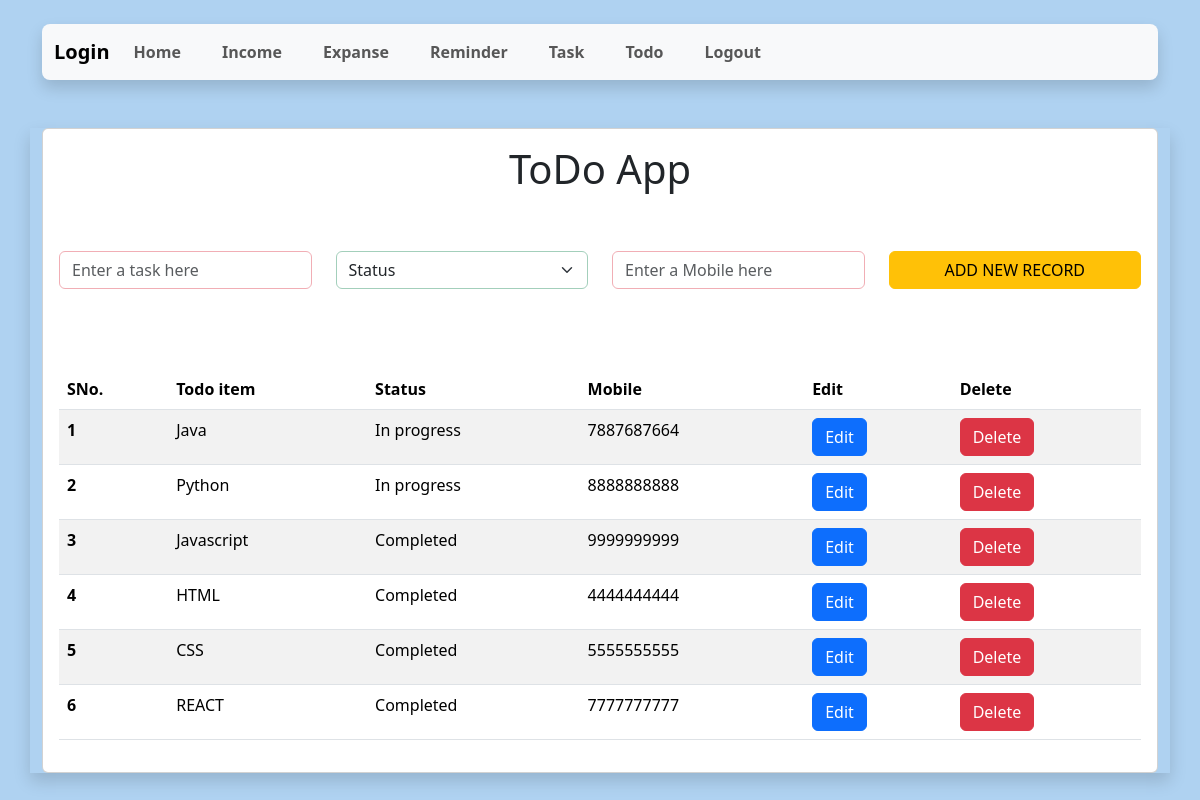
Screenshot of /todo.php (signed in) with the database file from the repository.
### tables this page shows
CREATE TABLE `lists` (
  `todo_id` int(11) NOT NULL,
  `todo_text` varchar(20) NOT NULL,
  `todo_status` varchar(20) NOT NULL,
  `todo_mobile` varchar(10) NOT NULL
);

### todo.php (the view, shortened to what this page needs)
<?php
include("session.php");
if (isset($_GET['todo_id']))
    $todo_id = $_GET['todo_id'];
else
    $todo_id = 0;
if ($todo_id > 0) {
    $sql = "select * from lists where todo_id = '$todo_id'";
    $res = mysqli_query($conn, $sql);
    $row = mysqli_fetch_array($res);
    $todo_text = $row['todo_text'];
    $todo_status = $row['todo_status'];
    $todo_mobile = $row['todo_mobile'];
    $btnvalue = "UPDATE RECORD";
} else {
    $btnvalue = "ADD NEW RECORD";
    $todo_text = "";
    $todo_mobile = "";
}
?>
<!DOCTYPE html>
<html lang="en">
<head>
    <link href="https://cdn.jsdelivr.net/npm/bootstrap@5.3.2/dist/css/bootstrap.min.css" rel="stylesheet">
</head>
<body>
    <?php include("header.php"); ?>
    <div class="container d-flex justify-content-center align-content-center mt-5 border-radius-rounded shadow">
        <div class="card w-100">
            <div class="card-body">
                <div class="row">
                    <div class="col-lg-12 col-sm-12">
                        <h1 class="">ToDo App</h1>
                    </div>
                </div>
                <form id="myForm" action="" method="post">
                    <div class="row justify-content-center">
                        <div class="col-lg-3 col-sm-3">
                            <input type="text" id="text" name="todo_text" class="form-control border-danger-subtle " placeholder="Enter a task here" value="<?php echo $todo_text; ?>" />
                        </div>
                        <div class="col-lg-3 col-sm-3">
                            <select class="form-select w-20 border-success-subtle" id="status" name="todo_status" aria-label="Default select example">
                                <option value="" selected>Status</option>
                            </select>
                        </div>
                        <div class="col-lg-3 col-sm-3">
                            <input type="text" id="todo_mobile" name="todo_mobile" class="form-control border-danger-subtle " placeholder="Enter a Mobile here" value="<?php echo $todo_mobile; ?>" />
                        </div>
                        <div class="col-lg-3 col-sm-3">
                            <input type="submit" class="btn btn-warning w-100" value="<?php echo $btnvalue ?>">
                        </div>
                    </div>
                </form>
                <div class="tab-content">
                    <table class="table table-striped">
                        <thead>
                            <tr>
                                <th scope="col">SNo.</th>
                                <th scope="col">Todo item</th>
                                <th scope="col">Status</th>
                                <th scope="col">Mobile</th>
                                <th scope="col">Edit</th>
                                <th scope="col">Delete</th>
                            </tr>
                        </thead>
                        <tbody>
                            <?php
                            $sql = "SELECT * FROM `lists`";
                            $result = mysqli_query($conn, $sql);
                            $todo_id = 0;
                            while ($row = mysqli_fetch_assoc($result)) {
                                $todo_id = $todo_id + 1;
                                echo "<tr>
                                <th scope='row'>" . $todo_id . "</th>
                                <td>" . $row["todo_text"] . "</td>
                                <td>" . $row["todo_status"] . "</td>
                                <td>" . $row["todo_mobile"] . "</td>
                                <td> <a href='todo.php?todo_id=$row[todo_id]' class='btn btn-primary'>Edit</a></td>
                               <td><a type='button' class='btn btn-danger' onclick='delete_record($row[todo_id]);'>Delete</a></td>
                            </tr>
                            ";
                            }
                            ?>
                        </tbody>
                    </table>
                </div>
            </div>
        </div>
    </div>
</body>
</html>

### header.php (shortened to what this page needs)
<div class="container mb-4 mt-4">
    <nav class="navbar navbar-expand-lg bg-body-tertiary shadow rounded-3">
        <div class="container-fluid">
            <a class="navbar-brand fw-bold" href="./index.php">Login</a>
            <div class="collapse navbar-collapse" id="navbarNav">
                <ul class="navbar-nav">
                    <li class="nav-item">
                        <a class="nav-link  fw-bold" aria-current="page" href="./home.php">Home</a>
                    </li>
                    <li class="nav-item">
                        <a class="nav-link fw-bold" href="./income.php">Income</a>
                    </li>
                    <li class="nav-item">
                        <a class="nav-link fw-bold" href="./expanse.php">Expanse</a>
                    </li>
                    <li class="nav-item">
                        <a class="nav-link fw-bold" href="./reminder.php">Reminder</a>
                    </li>
                    <li class="nav-item">
                        <a class="nav-link fw-bold" href="./task.php">Task</a>
                    </li>
                    <li class="nav-item">
                        <a class="nav-link fw-bold" href="./todo.php">Todo</a>
                    </li>
                    <li class="nav-item">
                        <a class="nav-link fw-bold" href="./logout.php">Logout</a>
                    </li>
                </ul>
            </div>
        </div>
    </nav>
</div>

### todo.php (style rules this page uses)
* { margin: 0; padding: 0; }
body { background-color: rgb(175, 210, 241); }
h1 { text-align: center; padding-bottom: 50px; }
.tab-content { margin-top: 80px; }
ul { gap: 25px; }

### rows the page displays
lists: todo_text "Java", todo_status "In progress", todo_mobile "7887687664"
lists: todo_text "Python", todo_status "In progress", todo_mobile "8888888888"
lists: todo_text "Javascript", todo_status "Completed", todo_mobile "9999999999"
lists: todo_text "HTML", todo_status "Completed", todo_mobile "4444444444"
lists: todo_text "CSS", todo_status "Completed", todo_mobile "5555555555"
lists: todo_text "REACT", todo_status "Completed", todo_mobile "7777777777"
